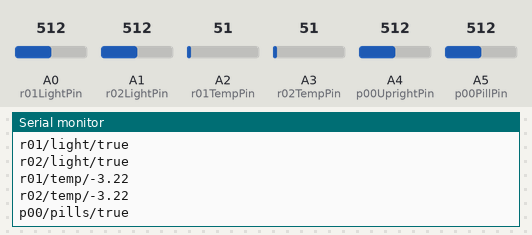
This sketch was run on a simulated Arduino Uno, built with avr-gcc and run on an emulated ATmega328P. On the bench: the last lines printed to the serial monitor. The test bench sets the inputs (shaded band); at power-on: A0 (r01LightPin) = 512, A2 (r01TempPin) = 51, A3 (r02TempPin) = 51, A1 (r02LightPin) = 512, A4 (p00UprightPin) = 512, A5 (p00PillPin) = 512.

Above: at 1.8 s.
1.9 s: A0 (r01LightPin) set to 190
4.5 s: A2 (r01TempPin) set to 61
At 5.6 s:
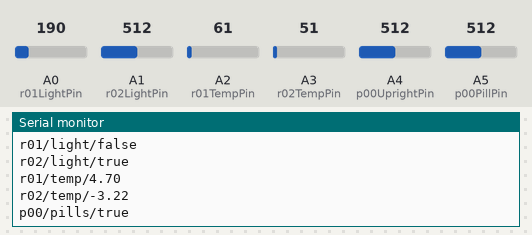
6.0 s: A3 (r02TempPin) set to 61
At 6.9 s:
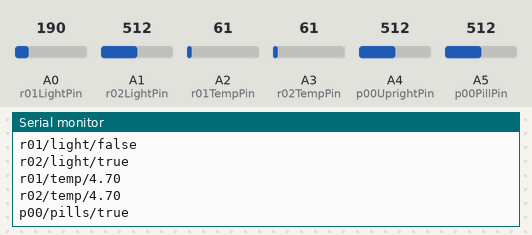
7.5 s: A1 (r02LightPin) set to 190
9.0 s: A2 (r01TempPin) set to 71
At 9.8 s:
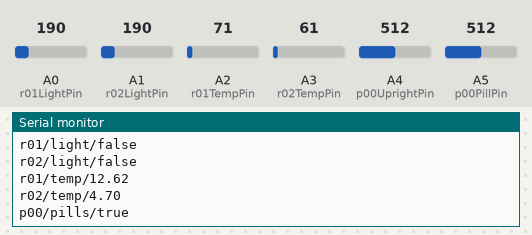
10.5 s: A3 (r02TempPin) set to 71
At 12.0 s:
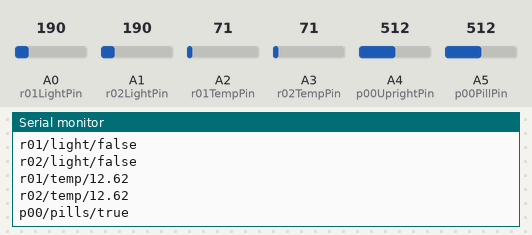
Timing chart, 0 to 13.0 s (numbered marks = the images above; inputs shaded):
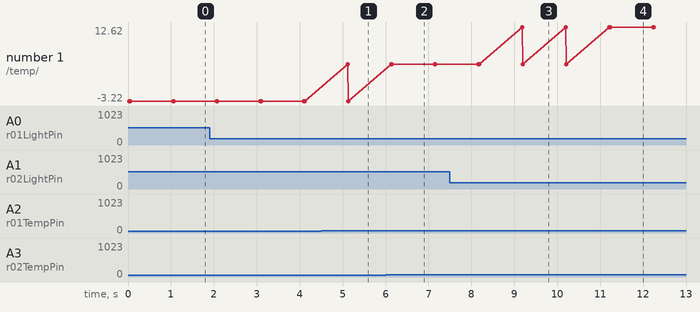

The sketch:

SplitHome.ino
```cpp
int r01LightPin = A0;
int r02LightPin = A1;
int r01TempPin = A2;
int r02TempPin = A3;
int p00PillPin = A5;

int r01LightValue = 0;  // variable to store the value coming from the sensor
int r02LightValue = 0;  // variable to store the value coming from the sensor
float r01TempValue = 0;  // variable to store the value coming from the sensor
float r02TempValue = 0;  // variable to store the value coming from the sensor
int p00PillValue = 0;  // variable to store the value coming from the sensor

int p00UprightPin = A4;
int UprightState = HIGH;      // the current state of the output pin
int reading;           // the current reading from the input pin
int previous = LOW;    // the previous reading from the input pin
int ledPin = 13;

void setup() {
  Serial.begin(9600);
  pinMode(p00UprightPin, INPUT);
}

void loop() {
  readUpright();
  readLight1();
  readLight2();
  readTemp1();
  readTemp2();
  readPills();
  delay(1000);
}

void printSlash() {
  Serial.print("/");
}

void readLight1() {
  r01LightValue = analogRead(r01LightPin);
  Serial.print("r01/light");
  printSlash();
  if(r01LightValue > 200)
  Serial.println("true"); // ON
  else
  Serial.println("false"); // OFF
}
void readLight2() {
  r02LightValue = analogRead(r02LightPin);
  Serial.print("r02/light");
  printSlash();
  if(r02LightValue > 200)
  Serial.println("true"); // ON
  else
  Serial.println("false"); // OFF
}

void readTemp1() {
  r01TempValue = analogRead(r01TempPin);
  Serial.print("r01/temp");
  printSlash();
  r01TempValue = ((((((r01TempValue/1023)*4.5)-(0.75))/0.01)+33)*9/5)+32;
  Serial.println(r01TempValue); // Temperature value
}

void readTemp2() {
  r02TempValue = analogRead(r02TempPin);
  Serial.print("r02/temp");
  printSlash();
  r02TempValue = ((((((r02TempValue/1023)*4.5)-(0.75))/0.01)+33)*9/5)+32;
  Serial.println(r02TempValue); // Temperature value
}

void readPills() {
  p00PillValue = analogRead(p00PillPin);
  if(p00PillValue > 0) {
    Serial.print("p00/pills");
    printSlash();
    Serial.println("true"); // OPEN or CLOSED
  }
}

void readUpright() {
  reading = analogRead(p00UprightPin);
  if (reading == 0) {
    Serial.print("p00/upright");
    printSlash();
    Serial.println("false"); // OPEN or CLOSED
  //} else {
  //  Serial.println(reading);
  }
}
```

Measured:
- after the input at 4.5 s, the serial monitor: prints a new line after 0.62 s (image 1)
- after the input at 6.0 s, the serial monitor: prints a new line after 0.15 s (image 2)
- after the input at 9.0 s, the serial monitor: prints a new line after 0.18 s (image 3)
- after the input at 10.5 s, the serial monitor: prints a new line after 0.73 s (image 4)
